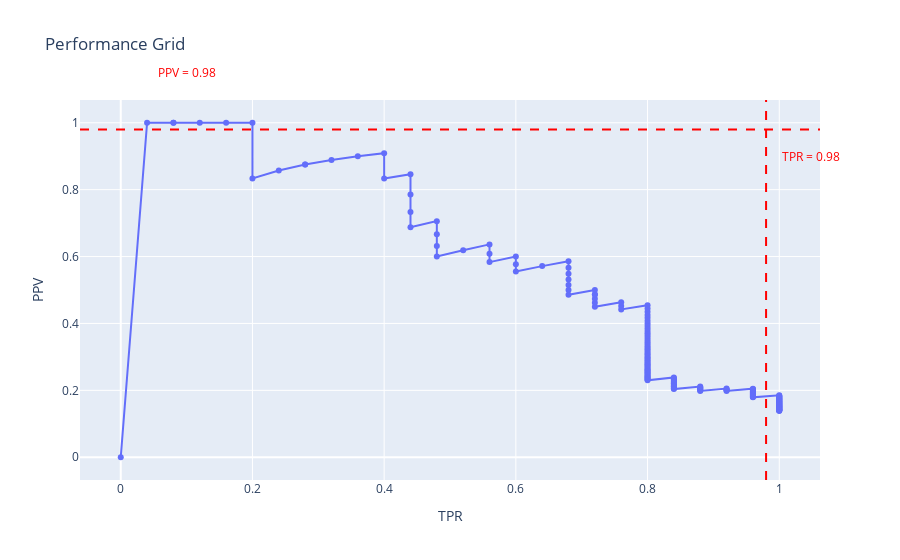

Write notebook code for a chart like this one.
### Code cell
import plotly.express as px

fig = px.line(va_perf_grid, x='tpr', y='ppv', title='Performance Grid')
fig.update_layout(
    xaxis_title='TPR',
    yaxis_title='PPV'
)

fig.add_shape(
    type='line',
    x0=0.98, x1=0.98, y0=0, y1=1,
    xref='x', yref='paper',
    line=dict(color='Red', width=2, dash='dash')
)
fig.add_shape(
    type='line',
    x0=0, x1=1, y0=0.98, y1=0.98,
    xref='paper', yref='y',
    line=dict(color='Red', width=2, dash='dash')
)

fig.add_annotation(
    x=1.03,
    y=0.90,
    xref='paper',
    yref='y',
    text='TPR = 0.98',
    showarrow=False,
    font=dict(color='Red', size=12)
)

fig.add_annotation(
    x=0.1,
    y=1.1,
    xref='x',
    yref='paper',
    text='PPV = 0.98',
    showarrow=False,
    font=dict(color='Red', size=12)
)

fig.update_traces(mode='lines+markers')
fig.show()

### Figure 1 — Plotly figure (JSON) as saved in the notebook; plotly's stock layout.template omitted (floating-point values rounded to 4 significant figures; data arrays with more than 128 entries replaced by an {"elided": "..."} marker saying what was removed)
{"data": [{"hovertemplate": "tpr=%{x}<br>ppv=%{y}<extra></extra>", "legendgroup": "", "line": {"color": "#636efa", "dash": "solid"}, "marker": {"symbol": "circle"}, "mode": "lines+markers", "name": "", "orientation": "v", "showlegend": false, "type": "scatter", "x": {"elided": "185 float values"}, "xaxis": "x", "y": {"elided": "185 float values"}, "yaxis": "y"}], "layout": {"annotations": [{"font": {"color": "Red", "size": 12}, "showarrow": false, "text": "TPR = 0.98", "x": 1.03, "xref": "paper", "y": 0.9, "yref": "y"}, {"font": {"color": "Red", "size": 12}, "showarrow": false, "text": "PPV = 0.98", "x": 0.1, "xref": "x", "y": 1.1, "yref": "paper"}], "autosize": true, "legend": {"tracegroupgap": 0}, "shapes": [{"line": {"color": "Red", "dash": "dash", "width": 2}, "type": "line", "x0": 0.98, "x1": 0.98, "xref": "x", "y0": 0, "y1": 1, "yref": "paper"}, {"line": {"color": "Red", "dash": "dash", "width": 2}, "type": "line", "x0": 0, "x1": 1, "xref": "paper", "y0": 0.98, "y1": 0.98, "yref": "y"}], "title": {"text": "Performance Grid"}, "xaxis": {"anchor": "y", "autorange": true, "domain": [0, 1], "range": [-0.06127, 1.061], "title": {"text": "TPR"}, "type": "linear"}, "yaxis": {"anchor": "x", "autorange": true, "domain": [0, 1], "range": [-0.08252, 1.083], "title": {"text": "PPV"}, "type": "linear"}}}
